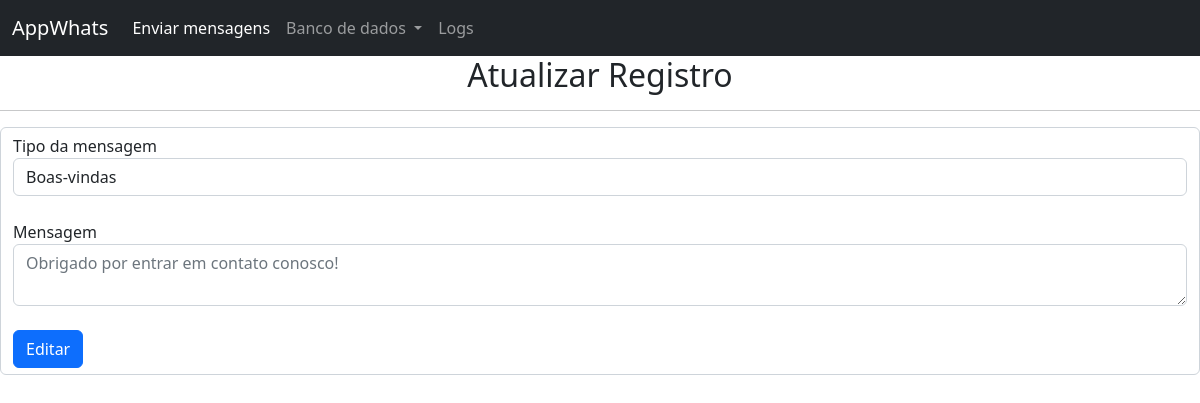
Screenshot of /Consultar/2/atualizar_mensagens with the database file from the repository.
### app.py (models this page shows, shortened)
class mensagens(db.Model):
    id = db.Column(db.Integer, primary_key=True)
    tipo = db.Column(db.String(50))
    mensagem = db.Column(db.String(500))

### app.py (the view)
@app.route("/Consultar/<int:id>/atualizar_mensagens", methods=["GET", "POST"])
def atualizar_mensagens(id):
    mensagem = mensagens.query.filter_by(id=id).first()
    if request.method == 'POST':
        tipo = request.form['tipo']
        mensagem = request.form['mensagem']
        mensagens.query.filter_by(id=id).update({"tipo":tipo, "mensagem":mensagem})
        db.session.commit()
        return redirect(url_for('consultar_mensagens'))
    return render_template("atualizar_mensagens.html", mensagem=mensagem)

### templates/atualizar_mensagens.html (shortened to what this page needs)
{% extends 'base.html' %}
{% block content %}
<h2 style="text-align: center;">Atualizar Registro</h2>
<hr>
<form action="{{url_for('atualizar_mensagens', id=mensagem.id)}}" method="POST" class="form-control">
    <label>Tipo da mensagem</label>
    <input class="form-control" type="text" name="tipo" value="{{mensagem.tipo}}" placeholder="Insira o tipo da mensagem" required>
    <br>
    <label>Mensagem</label>
    <textarea class="form-control" name="mensagem" placeholder="{{mensagem.mensagem}}" required></textarea>
    <br>
    <button class="btn btn-primary">Editar</button>
</form>
{% endblock content %}

### rows the page displays
mensagens: tipo "Boas-vindas", mensagem "Obrigado por entrar em contato conosco!"
